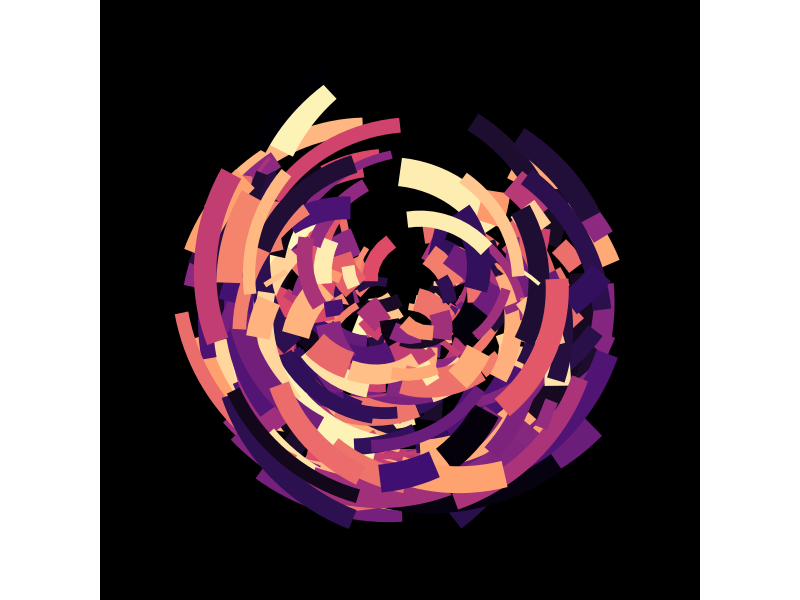
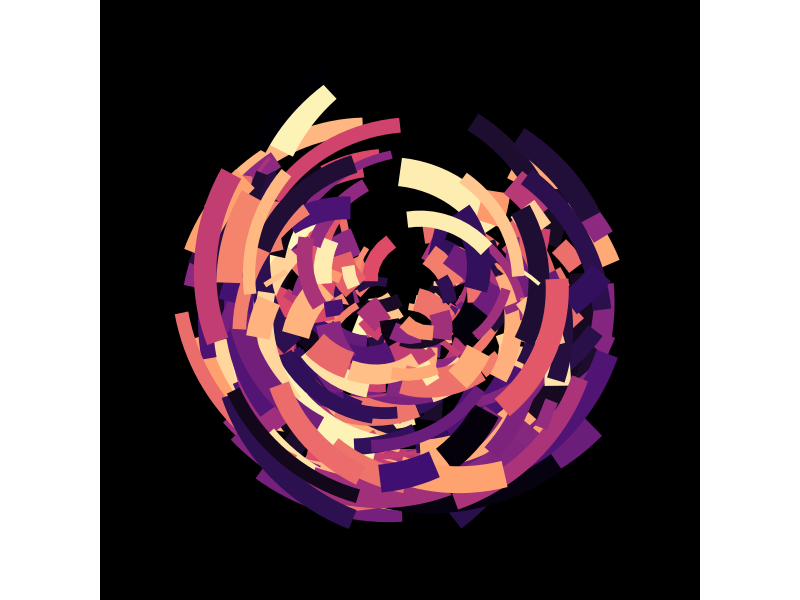

These figures' R source, in order:
library(ggplot2)
library(tibble)

set.seed(1)
n <- 300
dat <- tibble(
  x0 = runif(n),
  y0 = runif(n),
  x1 = x0 + runif(n, min = -.2, max = .2),
  y1 = y0 + runif(n, min = -.2, max = .2),
  shade = runif(n), 
  size = runif(n)
)

dat |> 
  ggplot(aes(
    x = x0,
    y = y0,
    xend = x1,
    yend = y1,
    colour = shade,
    size = size
  )) +
  geom_segment(show.legend = FALSE) +
  coord_polar() +
  scale_y_continuous(expand = c(0, 0)) +
  scale_x_continuous(expand = c(0, 0)) + 
  scale_color_viridis_c(option = "magma") + 
  scale_size(range = c(0, 10)) + 
  theme_void() + 
  theme(plot.background = element_rect(fill = 'black', colour = 'black'))

  ggsave(filename = "ProtoplanetaryDisks/protodisks.png", width = 4, height = 4, device='tiff', dpi=700)
